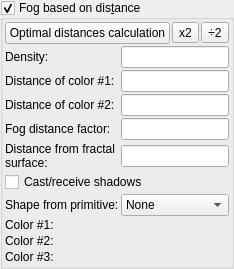
            <widget class="MyGroupBox" name="groupCheck_volumetric_fog_enabled">
             <property name="toolTip">
              <string>&lt;html&gt;&lt;head/&gt;&lt;body&gt;&lt;p&gt;Fog where density depends on the distance from the fractal surface.&lt;/p&gt;&lt;table border="0" style=" margin-top:0px; margin-bottom:0px; margin-left:0px; margin-right:0px;" cellspacing="2" cellpadding="0"&gt;&lt;tr&gt;&lt;td&gt;&lt;p&gt;Example of high values of distance&lt;/p&gt;&lt;/td&gt;&lt;td&gt;&lt;p&gt;Examples of low values of distance &lt;/p&gt;&lt;/td&gt;&lt;/tr&gt;&lt;tr&gt;&lt;td&gt;&lt;p&gt;&lt;img src=":/tooltips/tooltips_images/image - shader - distance glow.jpg"/&gt;&lt;/p&gt;&lt;/td&gt;&lt;td&gt;&lt;p&gt;&lt;img src=":/tooltips/tooltips_images/image - shader - distance glow 2.jpeg"/&gt;&lt;/p&gt;&lt;/td&gt;&lt;/tr&gt;&lt;/table&gt;&lt;/body&gt;&lt;/html&gt;</string>
             </property>
             <property name="title">
              <string>Fog based on dis&amp;tance</string>
             </property>
             <property name="checkable">
              <bool>true</bool>
             </property>
             <layout class="QVBoxLayout" name="verticalLayout_33">
              <property name="spacing">
               <number>2</number>
              </property>
              <property name="leftMargin">
               <number>2</number>
              </property>
              <property name="topMargin">
               <number>2</number>
              </property>
              <property name="rightMargin">
               <number>2</number>
              </property>
              <property name="bottomMargin">
               <number>2</number>
              </property>
              <item>
               <layout class="QHBoxLayout" name="horizontalLayout_4">
                <property name="spacing">
                 <number>2</number>
                </property>
                <item>
                 <widget class="QPushButton" name="button_calculateFog">
                  <property name="sizePolicy">
                   <sizepolicy hsizetype="Minimum" vsizetype="Maximum">
                    <horstretch>0</horstretch>
                    <verstretch>0</verstretch>
                   </sizepolicy>
                  </property>
                  <property name="toolTip">
                   <string>&lt;html&gt;&lt;head/&gt;&lt;body&gt;&lt;p&gt;Calculates optimal settings for fog effect.&lt;/p&gt;&lt;/body&gt;&lt;/html&gt;</string>
                  </property>
                  <property name="text">
                   <string>Optimal distances calculation</string>
                  </property>
                 </widget>
                </item>
                <item>
                 <widget class="QToolButton" name="toolButton_fog_distance_double">
                  <property name="text">
                   <string>x2</string>
                  </property>
                 </widget>
                </item>
                <item>
                 <widget class="QToolButton" name="toolButton_fog_distance_half">
                  <property name="text">
                   <string>÷2</string>
                  </property>
                 </widget>
                </item>
               </layout>
              </item>
              <item>
               <layout class="QGridLayout" name="gridLayout_13" columnstretch="0,0">
                <property name="spacing">
                 <number>2</number>
                </property>
                <item row="7" column="0">
                 <widget class="QLabel" name="label_75">
                  <property name="text">
                   <string>Shape from primitive:</string>
                  </property>
                 </widget>
                </item>
                <item row="9" column="1">
                 <widget class="MyColorButton" name="colorButton_fog_color_2" native="true">
                  <property name="toolTip">
                   <string>&lt;html&gt;&lt;head/&gt;&lt;body&gt;&lt;p&gt;Color of fog which is used between distance #1  and distance #2&lt;/p&gt;&lt;/body&gt;&lt;/html&gt;</string>
                  </property>
                  <property name="text" stdset="0">
                   <string>PushButton</string>
                  </property>
                 </widget>
                </item>
                <item row="5" column="0">
                 <widget class="QLabel" name="label_100">
                  <property name="text">
                   <string>Distance from fractal surface:</string>
                  </property>
                  <property name="wordWrap">
                   <bool>true</bool>
                  </property>
                 </widget>
                </item>
                <item row="1" column="1">
                 <widget class="MyLineEdit" name="logedit_volumetric_fog_density">
                  <property name="toolTip">
                   <string>&lt;html&gt;&lt;head/&gt;&lt;body&gt;&lt;p&gt;Density of fog. Higher values produce denser fog. &lt;/p&gt;&lt;/body&gt;&lt;/html&gt;</string>
                  </property>
                 </widget>
                </item>
                <item row="8" column="0">
                 <widget class="QLabel" name="label_66">
                  <property name="text">
                   <string>Color #1:</string>
                  </property>
                 </widget>
                </item>
                <item row="1" column="0">
                 <widget class="QLabel" name="label_65">
                  <property name="text">
                   <string>Density:</string>
                  </property>
                 </widget>
                </item>
                <item row="3" column="1">
                 <widget class="MyLineEdit" name="logedit_volumetric_fog_colour_2_distance">
                  <property name="toolTip">
                   <string>&lt;html&gt;&lt;head/&gt;&lt;body&gt;&lt;p&gt;Maximum fog distance of color #2 from the fractal surface, and minimum fog distance for color #3.&lt;/p&gt;&lt;/body&gt;&lt;/html&gt;</string>
                  </property>
                 </widget>
                </item>
                <item row="9" column="0">
                 <widget class="QLabel" name="label_78">
                  <property name="text">
                   <string>Color #2:</string>
                  </property>
                 </widget>
                </item>
                <item row="6" column="0" colspan="2">
                 <widget class="MyCheckBox" name="checkBox_distance_fog_shadows">
                  <property name="sizePolicy">
                   <sizepolicy hsizetype="Minimum" vsizetype="Maximum">
                    <horstretch>0</horstretch>
                    <verstretch>0</verstretch>
                   </sizepolicy>
                  </property>
                  <property name="toolTip">
                   <string>&lt;html&gt;&lt;head/&gt;&lt;body&gt;&lt;p&gt;Enables full shadow interaction for basic fog. &lt;/p&gt;&lt;p&gt;When activated, basic fog volumes will both cast shadows onto scene geometry and receive shadows from other objects and light sources. &lt;/p&gt;&lt;p&gt;This affects how light propagates through the fog, allowing occlusion effects and shadowed regions within and behind fog areas. &lt;/p&gt;&lt;p&gt;The result is a more physically accurate and visually integrated rendering of fog, though enabling this may increase computational complexity and rendering time due to additional light and shadow sampling.&lt;/p&gt;&lt;/body&gt;&lt;/html&gt;</string>
                  </property>
                  <property name="text">
                   <string>Cast/receive shadows</string>
                  </property>
                 </widget>
                </item>
                <item row="2" column="1">
                 <widget class="MyLineEdit" name="logedit_volumetric_fog_colour_1_distance">
                  <property name="toolTip">
                   <string>&lt;html&gt;&lt;head/&gt;&lt;body&gt;&lt;p&gt;Maximum fog distance of color #1 from the fractal surface, and minimum fog distance for color #2.&lt;/p&gt;&lt;/body&gt;&lt;/html&gt;</string>
                  </property>
                 </widget>
                </item>
                <item row="10" column="0">
                 <widget class="QLabel" name="label_79">
                  <property name="text">
                   <string>Color #3:</string>
                  </property>
                 </widget>
                </item>
                <item row="4" column="1">
                 <widget class="MyLineEdit" name="logedit_volumetric_fog_distance_factor">
                  <property name="toolTip">
                   <string>&lt;html&gt;&lt;head/&gt;&lt;body&gt;&lt;p&gt;Adjusts the density of fog based on  the  distance from the fractal surface. Higher values produces fog which reaches further from the fractal surface.&lt;/p&gt;&lt;/body&gt;&lt;/html&gt;</string>
                  </property>
                 </widget>
                </item>
                <item row="2" column="0">
                 <widget class="QLabel" name="label_67">
                  <property name="text">
                   <string>Distance of color #1:</string>
                  </property>
                 </widget>
                </item>
                <item row="8" column="1">
                 <widget class="MyColorButton" name="colorButton_fog_color_1" native="true">
                  <property name="toolTip">
                   <string>&lt;html&gt;&lt;head/&gt;&lt;body&gt;&lt;p&gt;Color of fog which is used from fractal surface to distance #1&lt;/p&gt;&lt;/body&gt;&lt;/html&gt;</string>
                  </property>
                  <property name="text" stdset="0">
                   <string>PushButton</string>
                  </property>
                 </widget>
                </item>
                <item row="3" column="0">
                 <widget class="QLabel" name="label_76">
                  <property name="text">
                   <string>Distance of color #2:</string>
                  </property>
                 </widget>
                </item>
                <item row="4" column="0">
                 <widget class="QLabel" name="label_77">
                  <property name="text">
                   <string>Fog distance factor:</string>
                  </property>
                 </widget>
                </item>
                <item row="5" column="1">
                 <widget class="MyLineEdit" name="logedit_volumetric_fog_distance_from_surface">
                  <property name="toolTip">
                   <string>&lt;html&gt;&lt;head/&gt;&lt;body&gt;&lt;p&gt;Adjusts the density of fog based on  the  distance from the fractal surface. Higher values produces fog which reaches further from the fractal surface.&lt;/p&gt;&lt;/body&gt;&lt;/html&gt;</string>
                  </property>
                 </widget>
                </item>
                <item row="7" column="1">
                 <widget class="MyComboBox" name="comboBox_distance_fog_primitive">
                  <property name="toolTip">
                   <string>Selects the geometric primitive used to define the spatial boundaries of basic fog. The chosen shape (such as box, sphere, or other available primitives) determines where in the scene the basic fog effect will be applied, allowing for precise control over the fog’s location and extent.</string>
                  </property>
                  <item>
                   <property name="text">
                    <string>None</string>
                   </property>
                  </item>
                 </widget>
                </item>
                <item row="10" column="1">
                 <widget class="MyColorButton" name="colorButton_fog_color_3" native="true">
                  <property name="toolTip">
                   <string>&lt;html&gt;&lt;head/&gt;&lt;body&gt;&lt;p&gt;Color of fog which is used farther than distance #2&lt;/p&gt;&lt;/body&gt;&lt;/html&gt;</string>
                  </property>
                  <property name="text" stdset="0">
                   <string>PushButton</string>
                  </property>
                 </widget>
                </item>
               </layout>
              </item>
             </layout>
            </widget>
